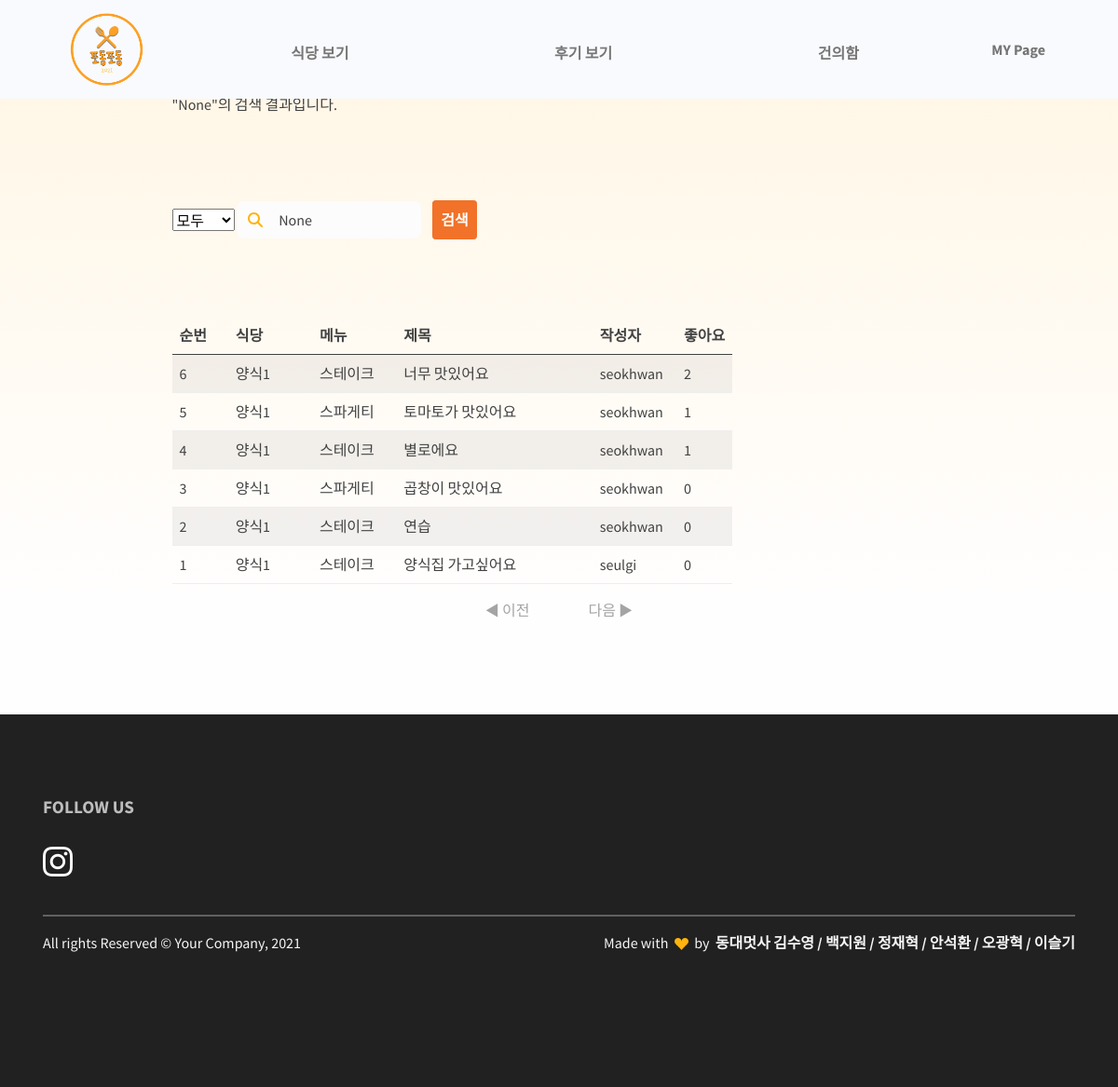
Page /review/search/ (signed in) on the committed database.
### restaurant/models.py (models this page shows, shortened)
class Comment(models.Model):
    id = models.AutoField(primary_key=True)
    restaurant = models.ForeignKey(Restaurant, on_delete=models.CASCADE)
    menu = models.ForeignKey(FoodMenu, on_delete=models.CASCADE)
    content = models.TextField()
    thumbnail = models.ImageField(upload_to='comment/', blank=True)
    created_at = models.DateTimeField(auto_now_add=True)
    like_users = models.ManyToManyField(settings.AUTH_USER_MODEL, blank=True, related_name="like_comments")
    hate_users = models.ManyToManyField(settings.AUTH_USER_MODEL, blank=True, related_name="hate_comments")
    user = models.ForeignKey(settings.AUTH_USER_MODEL, on_delete=models.CASCADE, null=True)

class Restaurant(models.Model):
    id = models.AutoField(primary_key=True)
    category = models.ForeignKey(Category, on_delete=models.CASCADE)
    name = models.CharField(max_length=30)
    location = models.CharField(max_length=100, blank=True)
    phone_number = models.CharField(max_length=15, blank=True)
    business_hour = models.CharField(max_length=150, blank=True)
    thumbnail = models.ImageField(upload_to='images/', blank=True)
    follow_users = models.ManyToManyField(settings.AUTH_USER_MODEL, blank=True, related_name="follow_restaurants")

class FoodMenu(models.Model):
    id = models.AutoField(primary_key=True)
    restaurant = models.ForeignKey(Restaurant, on_delete=models.CASCADE)
    name = models.CharField(max_length=20)
    price = models.CharField(max_length=20)
    def __str__(self):
        return self.name

### review/views.py (the view, shortened to what this page needs)
# urls.py: path('search/', views.SearchReview, name="SearchReview")
def SearchReview(request):
    search_category = request.GET.get('category')
    search_key = request.GET.get('search_key')
    reviews = Comment.objects.all().annotate(like_count = Count('like_users')).order_by("-like_count", "-created_at")
    category = Category.objects.all()
    paginator = Paginator(reviews, 10)
    page = request.GET.get("page") or 1
    pages = paginator.get_page(page)
    context = {
        'reviews': reviews,
        'category': category,
        'search_key': search_key,
        'pages': pages,
        'search_category':search_category,
    }
    return render(request, "search.html", context)

### review/templates/search.html (shortened to what this page needs)
{% extends 'base.html' %}
{% load static %}
{% block content %}
<link rel="stylesheet" href="{% static 'css/components/review_search.css' %}">
<section class="py-0 bg-primary-gradient">
    <div class="container">
        <div class="row justify-content-center g-0">
            <div class="col-xl-9">
                <p id="searchkey">"{{ search_key }}"의 검색 결과입니다.</p>
                <form style="margin-top: 10%;" action="{% url 'review:SearchReview' %}" method="GET" class="row gx-2 gy-2 align-items-center">
                    <div class="col-lg-1">
                    <select name="category" id="category">
                    {% if search_category == "title" %}
                        <option  value="all">모두</option>
                        <option value="title" selected>제목</option>
                        <option value="menu">작성자</option>
                        <option value="restaurant">식당</option>
                    {% elif search_category == "menu" %}
                        <option  value="all">모두</option>
                        <option value="title">제목</option>
                        <option value="menu" selected>작성자</option>
                        <option value="restaurant">식당</option>
                    {% elif search_category == "restaurant" %}
                        <option  value="all">모두</option>
                        <option value="title">제목</option>
                        <option value="menu">작성자</option>
                        <option value="restaurant" selected>식당</option>
                    {% else %}
                        <option value="all" selected>모두</option>
                    {% endif %}
                    </select>
                    </div>
                    <div class="col-lg-3 input-group-icon pe-2">
                      <i class="fas fa-search input-box-icon text-primary"></i>
                      <input
                        class="col-lg-3 form-control border-0 input-box bg-100"
                        type="search"
                        placeholder="Search Review"
                        aria-label="Search"
                        name="search_key"
                        id="search_key"
                        value="{{ search_key }}"
                      />
                    </div>
                    <div class="col-lg-2">
                      <button class="btn btn-danger" style="padding:0.5rem;" type="submit">
                        검색
                      </button>
                    </div>
                  </form>
                  <table class="table table-striped d-none d-sm-block">
                    <thead>
                        <tr class="thead col-xs-1">
                            <th width=10%>순번</th>
                            <th width=15%>식당</th>
                            <th width=15%>메뉴</th>
                            <th width=35%>제목</th>
                            <th width=15%>작성자</th>
                            <th>좋아요</th>
                        </tr>
                    </thead>
                    <tbody>
                    {% for review in reviews %}
                        <tr onclick="location.href='{% url 'restaurant:restaurant_detail' review.restaurant.id %}'">
                            <td>{{ forloop.revcounter }}</td>
                            <td>{{review.restaurant.name}}</td>
                            <td>{{review.menu}}</td>
                            <td>{{review.content}}</td>
                            <td>{{review.user}}</td>
                            <td>{{review.like_users.count}}</td>
                        </tr>
                    {% endfor %}
                    </tbody>
                  </table>
            </div>
        </div>
    </div>
</section>
<div class="page middle">
    {% if pages.has_previous %}
    <a href="?page={{pages.previous_page_number}}" class="page_click active">◀ 이전</a>
    {% else %}
    <a class="page_click nonactive">◀ 이전</a>
    {% endif %}
    {% if pages.has_next %}
    <a href="?page={{pages.next_page_number}}" class="page_click active">다음 ▶</a>
    {% else %}
    <a class="page_click nonactive">다음 ▶</a>
    {% endif %}
</div>
{% endblock %}

### podongpodong/static/css/components/review_search.css (style rules this page uses)
section { margin-top: 100px; min-height: 400px; }
table { margin-top: 10%; }
.middle { text-align: center; margin-bottom: 5%; }
.middle a { margin: 20px; padding: 10px; }
.nonactive { color: #a4a4a4; cursor: pointer; }

### rows in the picture
Comment: restaurant.name "양식1", menu "스테이크", content "너무 맛있어요", user "seokhwan", like_users.count "2"
Comment: restaurant.name "양식1", menu "스파게티", content "토마토가 맛있어요", user "seokhwan", like_users.count "1"
Comment: restaurant.name "양식1", menu "스테이크", content "별로에요", user "seokhwan", like_users.count "1"
Comment: restaurant.name "양식1", menu "스파게티", content "곱창이 맛있어요", user "seokhwan", like_users.count "0"
Comment: restaurant.name "양식1", menu "스테이크", content "연습", user "seokhwan", like_users.count "0"
Comment: restaurant.name "양식1", menu "스테이크", content "양식집 가고싶어요", user "seulgi", like_users.count "0"

### other values in the picture
{{ search_key }} "None"
